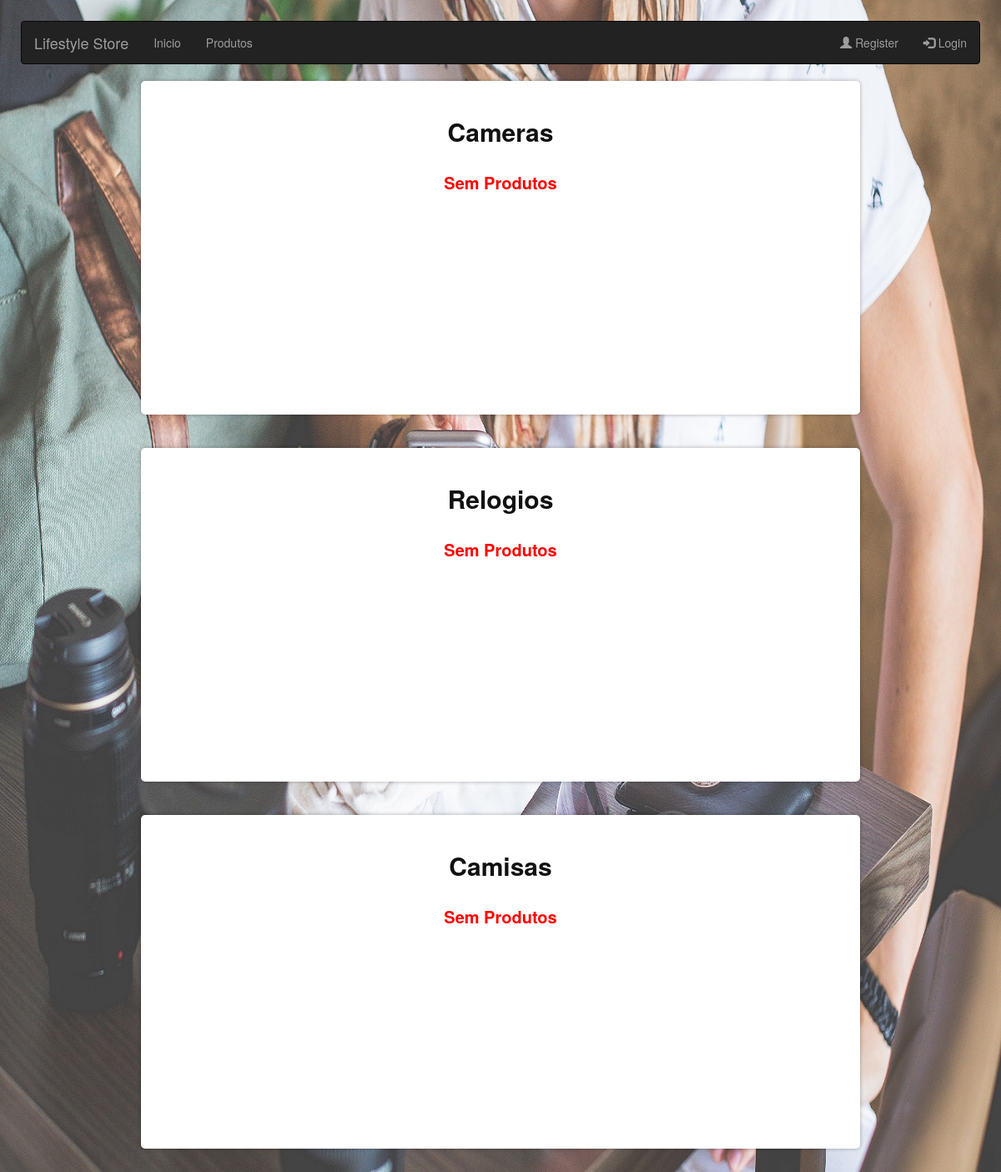
/produtos.php, run on the app's committed database.
### tables this page shows
CREATE TABLE `categoria` (
  `id` int(11) NOT NULL,
  `categoria` varchar(255) NOT NULL
);

### produtos.php (the view, shortened to what this page needs)
<?php
	include 'basedados/config.php';
	$sql = "SELECT * FROM `categoria`";
	$result = mysqli_query($conn, $sql);
?>
<!DOCTYPE html>
<html>
<head>
  		<link rel="stylesheet" href="https://maxcdn.bootstrapcdn.com/bootstrap/3.4.1/css/bootstrap.min.css">
    </head>
<body>
	<?php
    	require 'nav.php';
    ?>
	<?php
		$sql =("SELECT * FROM `categoria`");
		$result = mysqli_query($conn, $sql);
		if ($result->num_rows > 0) {
			foreach ($result as $linhacategoria) {
				$categoriaid =	$linhacategoria["id"];
				$categorianome = $linhacategoria["categoria"];
	?>
				<div class = "containerprincipal">
					<p class="titulo" style="font-size: 3rem; font-weight: 800; margin-bottom: 25px;"><?php echo "$categorianome"?></p>
						<div class= "row">
							<?php
								$sql =("SELECT * FROM `produtos`");
								$result = mysqli_query($conn, $sql);
								if ($result->num_rows > 0) {
									$row = mysqli_fetch_assoc($result);
									foreach ($result as $linhaproduto) {
										$produtocategoria = $linhaproduto["categoria"];
										$produtopreco = $linhaproduto["preco"];
										$produtonome = $linhaproduto["name"];
										$produtosrcimagem = $linhaproduto["srcimagem"];
										if($categoriaid == $produtocategoria){
							?>
											<div class="col-md-3 col-sm-6">
												<div class="thumbnail">
													<a href="cart.php">
														<img src=<?php echo"$produtosrcimagem" ?> alt=<?php echo "$categorianome"?>>
													</a>
													<center>
														<div class="caption">
															<h3><?php echo"$produtonome" ?></h3>
															<p>Price: Rs. <?php echo"$produtopreco" ?></p>
														</div>
													</center>
												</div>
											</div>
							<?php
										}
									}
								}else{
							?>
									<p class="titulo" style="font-size: 2rem; font-weight: 800; margin-bottom: 25px; color:red">Sem Produtos</p>
							<?php
								}
							?>
						</div>
				</div>
				<br><br>
	<?php
			}
		}else{
	?>
			<p class="titulo" style="font-size: 3rem; font-weight: 800; margin-bottom: 25px;">Sem Categorias</p>
	<?php
		}
	?>
</body>
</html>

### produtos.php (style rules this page uses)
body { padding-top:0px; padding-bottom:50px; margin-bottom: 20px; text-align:center; border: 0px solid black; padding: 25px; background: url('img/bannerimage.jpg') center center no-repeat fixed; background-repeat: no-repeat; background-size: 100% 100%; }
.containerprincipal { padding-right:15px; padding-left:15px; margin-right:auto; margin-left:auto; width: 75%; min-height: 400px; height:auto; background: #FFF; border-radius: 5px; box-shadow: 0 0 5px rgba(0,0,0,.3); padding: 40px 30px; }
.containerprincipal .titulo { color: #111; font-weight: 500; font-size: 1.1rem; text-align: center; margin-bottom: 20px; display: block; text-transform: capitalize; }

### data on the page
categoria: categoria "Cameras"
categoria: categoria "Relogios"
categoria: categoria "Camisas"
